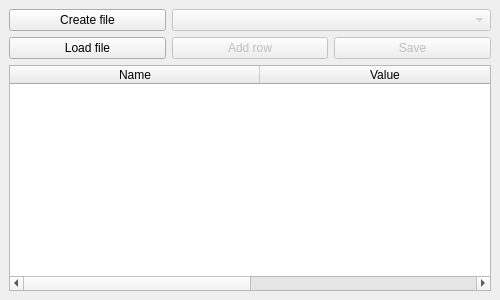
<?xml version="1.0" encoding="UTF-8"?>
<ui version="4.0">
 <class>MainWindow</class>
 <widget class="QMainWindow" name="MainWindow">
  <property name="geometry">
   <rect>
    <x>0</x>
    <y>0</y>
    <width>500</width>
    <height>300</height>
   </rect>
  </property>
  <property name="windowTitle">
   <string>MainWindow</string>
  </property>
  <widget class="QWidget" name="centralwidget">
   <layout class="QGridLayout" name="gridLayout">
    <item row="2" column="3">
     <widget class="QPushButton" name="saveButton">
      <property name="enabled">
       <bool>false</bool>
      </property>
      <property name="text">
       <string>Save</string>
      </property>
     </widget>
    </item>
    <item row="1" column="2" colspan="2">
     <widget class="QComboBox" name="langBox">
      <property name="enabled">
       <bool>false</bool>
      </property>
      <property name="insertPolicy">
       <enum>QComboBox::InsertAtBottom</enum>
      </property>
     </widget>
    </item>
    <item row="4" column="1" colspan="3">
     <widget class="QTableWidget" name="tableWidget">
      <property name="sizeAdjustPolicy">
       <enum>QAbstractScrollArea::AdjustToContents</enum>
      </property>
      <property name="editTriggers">
       <set>QAbstractItemView::AnyKeyPressed|QAbstractItemView::DoubleClicked|QAbstractItemView::EditKeyPressed</set>
      </property>
      <property name="dragEnabled">
       <bool>false</bool>
      </property>
      <property name="dragDropOverwriteMode">
       <bool>false</bool>
      </property>
      <property name="dragDropMode">
       <enum>QAbstractItemView::NoDragDrop</enum>
      </property>
      <property name="defaultDropAction">
       <enum>Qt::IgnoreAction</enum>
      </property>
      <property name="selectionMode">
       <enum>QAbstractItemView::SingleSelection</enum>
      </property>
      <property name="selectionBehavior">
       <enum>QAbstractItemView::SelectItems</enum>
      </property>
      <property name="showGrid">
       <bool>true</bool>
      </property>
      <property name="gridStyle">
       <enum>Qt::DashLine</enum>
      </property>
      <property name="sortingEnabled">
       <bool>true</bool>
      </property>
      <property name="wordWrap">
       <bool>false</bool>
      </property>
      <property name="rowCount">
       <number>0</number>
      </property>
      <property name="columnCount">
       <number>2</number>
      </property>
      <attribute name="horizontalHeaderVisible">
       <bool>true</bool>
      </attribute>
      <attribute name="horizontalHeaderCascadingSectionResizes">
       <bool>true</bool>
      </attribute>
      <attribute name="horizontalHeaderDefaultSectionSize">
       <number>250</number>
      </attribute>
      <attribute name="horizontalHeaderHighlightSections">
       <bool>true</bool>
      </attribute>
      <attribute name="horizontalHeaderShowSortIndicator" stdset="0">
       <bool>true</bool>
      </attribute>
      <attribute name="horizontalHeaderStretchLastSection">
       <bool>true</bool>
      </attribute>
      <attribute name="verticalHeaderVisible">
       <bool>false</bool>
      </attribute>
      <attribute name="verticalHeaderCascadingSectionResizes">
       <bool>false</bool>
      </attribute>
      <attribute name="verticalHeaderStretchLastSection">
       <bool>false</bool>
      </attribute>
      <column>
       <property name="text">
        <string>Name</string>
       </property>
      </column>
      <column>
       <property name="text">
        <string>Value</string>
       </property>
      </column>
     </widget>
    </item>
    <item row="2" column="2">
     <widget class="QPushButton" name="addButton">
      <property name="enabled">
       <bool>false</bool>
      </property>
      <property name="text">
       <string>Add row</string>
      </property>
     </widget>
    </item>
    <item row="1" column="1">
     <widget class="QPushButton" name="createButton">
      <property name="text">
       <string>Create file</string>
      </property>
     </widget>
    </item>
    <item row="2" column="1">
     <widget class="QPushButton" name="loadButton">
      <property name="text">
       <string>Load file</string>
      </property>
     </widget>
    </item>
   </layout>
  </widget>
 </widget>
 <resources/>
 <connections/>
</ui>
